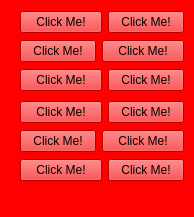
<?xml version="1.0" encoding="UTF-8"?>
<ui version="4.0">
 <class>MainWindow</class>
 <widget class="QMainWindow" name="MainWindow">
  <property name="geometry">
   <rect>
    <x>0</x>
    <y>0</y>
    <width>194</width>
    <height>217</height>
   </rect>
  </property>
  <property name="windowTitle">
   <string>MainWindow</string>
  </property>
  <property name="styleSheet">
   <string notr="true">background-color: rgb(255, 0, 0);</string>
  </property>
  <widget class="QWidget" name="centralwidget">
   <widget class="QWidget" name="layoutWidget">
    <property name="geometry">
     <rect>
      <x>20</x>
      <y>100</y>
      <width>164</width>
      <height>83</height>
     </rect>
    </property>
    <layout class="QGridLayout" name="gridLayout_2">
     <item row="0" column="0" colspan="2">
      <widget class="QPushButton" name="pushButton_4">
       <property name="styleSheet">
        <string notr="true">background-color: rgb(255, 0, 0);</string>
       </property>
       <property name="text">
        <string>Click Me!</string>
       </property>
      </widget>
     </item>
     <item row="0" column="2">
      <widget class="QPushButton" name="pushButton_8">
       <property name="styleSheet">
        <string notr="true">background-color: rgb(255, 0, 0);</string>
       </property>
       <property name="text">
        <string>Click Me!</string>
       </property>
      </widget>
     </item>
     <item row="1" column="0">
      <widget class="QPushButton" name="pushButton_9">
       <property name="styleSheet">
        <string notr="true">background-color: rgb(255, 0, 0);</string>
       </property>
       <property name="text">
        <string>Click Me!</string>
       </property>
      </widget>
     </item>
     <item row="1" column="1" colspan="2">
      <widget class="QPushButton" name="pushButton_10">
       <property name="styleSheet">
        <string notr="true">background-color: rgb(255, 0, 0);</string>
       </property>
       <property name="text">
        <string>Click Me!</string>
       </property>
      </widget>
     </item>
     <item row="2" column="0" colspan="2">
      <widget class="QPushButton" name="pushButton_11">
       <property name="styleSheet">
        <string notr="true">background-color: rgb(255, 0, 0);</string>
       </property>
       <property name="text">
        <string>Click Me!</string>
       </property>
      </widget>
     </item>
     <item row="2" column="2">
      <widget class="QPushButton" name="pushButton_12">
       <property name="styleSheet">
        <string notr="true">background-color: rgb(255, 0, 0);</string>
       </property>
       <property name="text">
        <string>Click Me!</string>
       </property>
      </widget>
     </item>
    </layout>
   </widget>
   <widget class="QWidget" name="layoutWidget">
    <property name="geometry">
     <rect>
      <x>20</x>
      <y>10</y>
      <width>164</width>
      <height>83</height>
     </rect>
    </property>
    <layout class="QGridLayout" name="gridLayout">
     <item row="0" column="0" colspan="2">
      <widget class="QPushButton" name="pushButton">
       <property name="styleSheet">
        <string notr="true">background-color: rgb(255, 0, 0);</string>
       </property>
       <property name="text">
        <string>Click Me!</string>
       </property>
      </widget>
     </item>
     <item row="0" column="2">
      <widget class="QPushButton" name="pushButton_3">
       <property name="styleSheet">
        <string notr="true">background-color: rgb(255, 0, 0);</string>
       </property>
       <property name="text">
        <string>Click Me!</string>
       </property>
      </widget>
     </item>
     <item row="1" column="0">
      <widget class="QPushButton" name="pushButton_5">
       <property name="styleSheet">
        <string notr="true">background-color: rgb(255, 0, 0);</string>
       </property>
       <property name="text">
        <string>Click Me!</string>
       </property>
      </widget>
     </item>
     <item row="1" column="1" colspan="2">
      <widget class="QPushButton" name="pushButton_2">
       <property name="styleSheet">
        <string notr="true">background-color: rgb(255, 0, 0);</string>
       </property>
       <property name="text">
        <string>Click Me!</string>
       </property>
      </widget>
     </item>
     <item row="2" column="0" colspan="2">
      <widget class="QPushButton" name="pushButton_7">
       <property name="styleSheet">
        <string notr="true">background-color: rgb(255, 0, 0);</string>
       </property>
       <property name="text">
        <string>Click Me!</string>
       </property>
      </widget>
     </item>
     <item row="2" column="2">
      <widget class="QPushButton" name="pushButton_6">
       <property name="styleSheet">
        <string notr="true">background-color: rgb(255, 0, 0);</string>
       </property>
       <property name="text">
        <string>Click Me!</string>
       </property>
      </widget>
     </item>
    </layout>
   </widget>
  </widget>
  <widget class="QMenuBar" name="menubar">
   <property name="geometry">
    <rect>
     <x>0</x>
     <y>0</y>
     <width>194</width>
     <height>21</height>
    </rect>
   </property>
  </widget>
  <widget class="QStatusBar" name="statusbar"/>
 </widget>
 <resources/>
 <connections/>
</ui>
